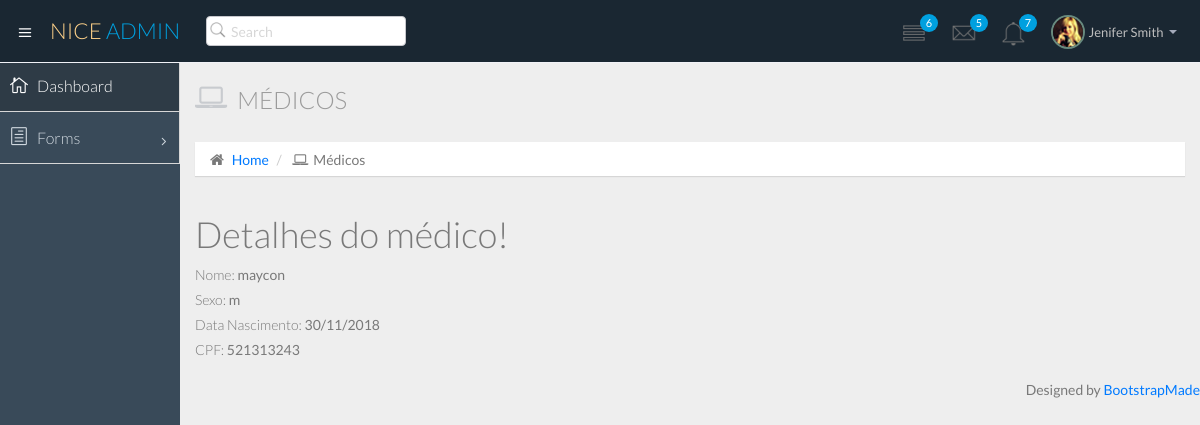
/atendimento/medico/1/, run on an earlier commit of the app's database.
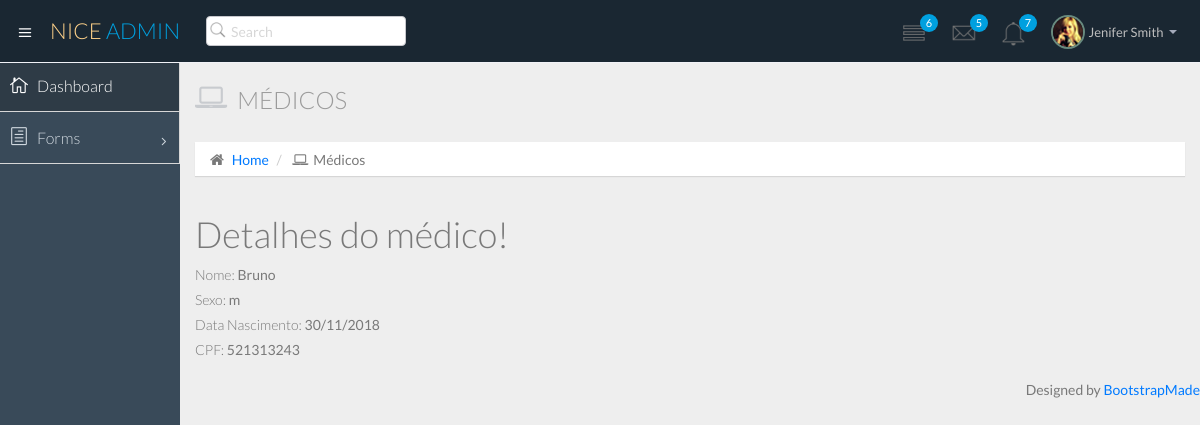
And on a later commit of the database.
### atendimento/models.py (models this page shows)
class Medico(models.Model):
    nome = models.CharField(max_length=80)
    sexo = models.CharField(max_length=1)
    data_nascimento = models.DateField()
    cpf = models.CharField(max_length=11)

### atendimento/views.py (the view)
# urls.py: path('medico/<int:medico_id>/',views.medico_show),
def medico_show(request, medico_id):
    medico = Medico.objects.get(pk=medico_id)
    return render(request, 'medico/show.html', {'medico':medico})

### atendimento/templates/medico/show.html
{% extends "base.html" %}
{% block content %}
<div class="row">
    <div class="col-lg-12">
        <h3 class="page-header">
            <i class="fa fa-laptop"></i> Médicos</h3>
        <ol class="breadcrumb">
            <li>
                <i class="fa fa-home"></i>
                <a href="/atendimento">Home</a>
            </li>
            <li>
                <i class="fa fa-laptop"></i>Médicos</li>
        </ol>
    </div>
</div>
    <h1>Detalhes do médico!</h1>
    <div>
        <label>Nome:</label>
        {{medico.nome}}
    </div>
    <div>
        <label>Sexo:</label>
        {{medico.sexo}}
    </div>
    <div>
        <label>Data Nascimento:</label>
        {{medico.data_nascimento | date:"d/m/Y"}}
    </div>
    <div>
        <label>CPF:</label>
        {{medico.cpf}}
    </div>
{% endblock %}

What changed in the data, as far as the page shows it:
changed Medico: nome "maycon" → "Bruno"
